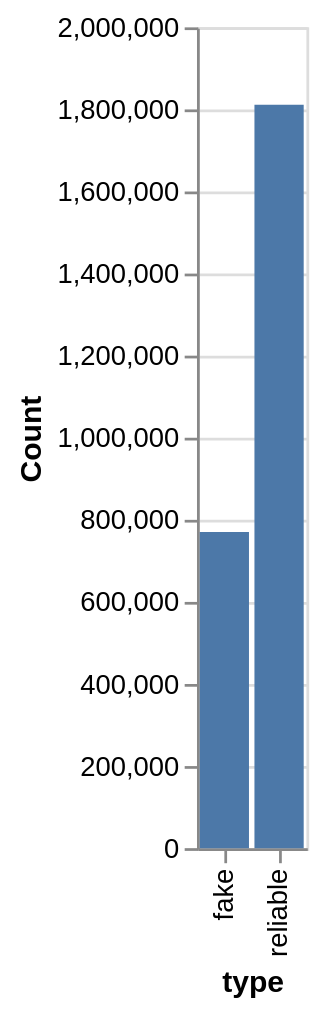

Source (Vega-Lite JSON):
### Vega-Lite specification from a JSON file in a GitHub repository (floating-point values rounded to 4 significant figures)
{"config": {"view": {}, "mark": {}}, "data": {"values": [{"x": "reliable", "y": 1811644}, {"x": "fake", "y": 770287}]}, "mark": "bar", "encoding": {"x": {"type": "nominal", "axis": {"title": "type"}, "field": "x"}, "y": {"type": "quantitative", "axis": {"title": "Count"}, "field": "y"}}, "$schema": "https://vega.github.io/schema/vega-lite/v5.json", "datasets": {"data-432df842dea8e359d11d6b96ebfd30ce": [{"x": "reliable", "y": 1811644}, {"x": "fake", "y": 770287}]}}
